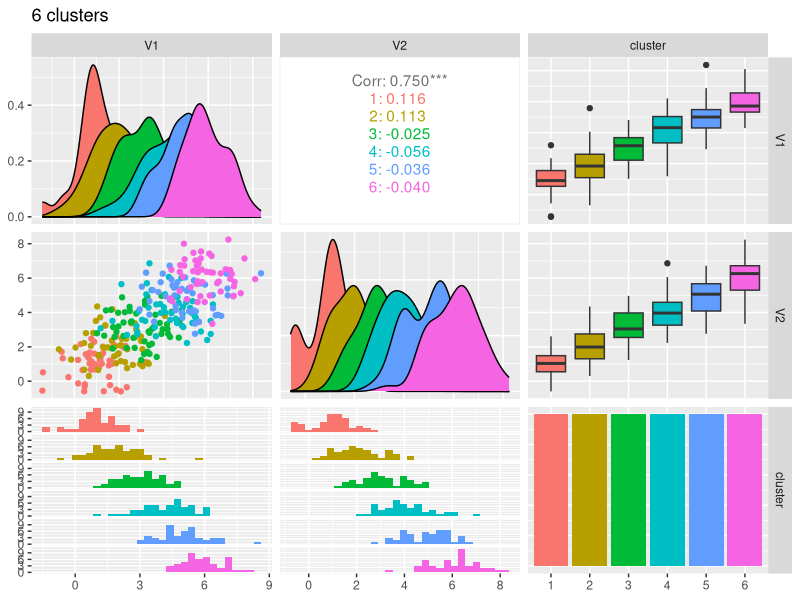
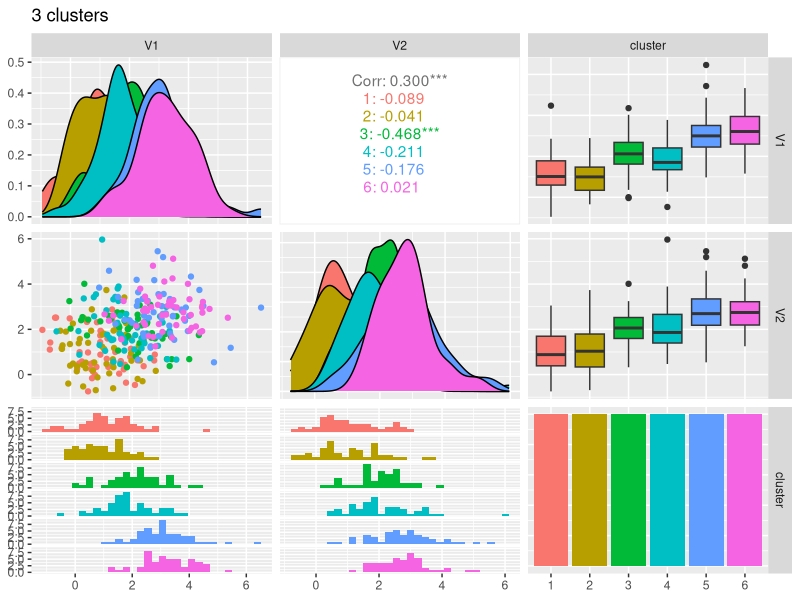
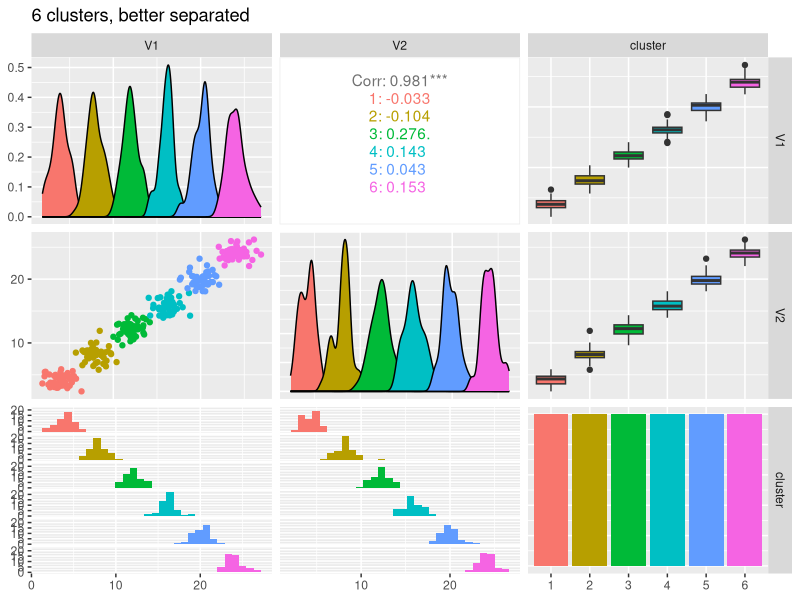

Write R code to recreate these figures, in order.
#################################
####### Synthetic examples ######
######## Nested clusters ########
#################################

rm(list=ls())

library(MASS)
library(ggplot2)
library(GGally)
library(reshape)

### Primo caso: sei cluster, sei diversi valori di rho

n_experiments <- 100
n_separation_levels <- 1
n_types <- 3
n_variables <- 2
n_obs_per_cluster <- 50
n_clusters <- 6

N <- n_obs_per_cluster*n_clusters
P <- n_variables
data <- array(NA, c(N, P, n_types, n_experiments))

Sigma <- diag(n_variables)

i = 3 # Medium separation level
for(j in 1:n_experiments){
  mu = rep(NA, N)
  for(k in 1:n_clusters){
    for(t in 1:(n_types-1)){
      for(k in 1:(n_clusters/t)){
          mu = rep(k*(i-1)/2, n_variables)
      data[((k-1)*n_obs_per_cluster*t+1):(k*n_obs_per_cluster*t),,t,j] <- mvrnorm(n = n_obs_per_cluster*t, mu, Sigma)
      }
    }
  }
}

i = 9 # Higher separation level
t = 1 # Only for dataset containing 6 clusters
for(j in 1:n_experiments){
  mu = rep(NA, N)
  for(k in 1:n_clusters){
      for(k in 1:(n_clusters/t)){
        mu = rep(k*(i-1)/2, n_variables)
        data[((k-1)*n_obs_per_cluster*t+1):(k*n_obs_per_cluster*t),,3,j] <- mvrnorm(n = n_obs_per_cluster*t, mu, Sigma)
      }
    }
  }

t = 1 # 6 clusters
uno <- rep(1, n_obs_per_cluster)
cluster_labels <- c(uno, uno*2, uno*3, uno*4, uno*5, uno*6)

dataset_example <- data[,,t,1]
example6_dataframe <- as.data.frame(dataset_example)
example6_dataframe$cluster <- as.factor(cluster_labels)
ggpairs(data=example6_dataframe, # data.frame with variables
        # columns=c(1,4,7), # columns to plot, default to all.
        title="6 clusters",  # title of the plot
        mapping=ggplot2::aes(colour = cluster))
ggsave("synthetic-data-c1.pdf", width = 7, height = 7)

t = 2
dataset_example <- data[,,t,1]
example3_dataframe <- as.data.frame(dataset_example)
example3_dataframe$cluster <- as.factor(cluster_labels)
ggpairs(data=example3_dataframe, # data.frame with variables
        # columns=c(1,2,6), # columns to plot, default to all.
        title="3 clusters", # title of the plot
        mapping = ggplot2::aes(colour= cluster))
ggsave("synthetic-data-c2.pdf", width = 7, height = 7)

t = 3
dataset_example <- data[,,t,1]
example6plus_dataframe <- as.data.frame(dataset_example)
example6plus_dataframe$cluster <- as.factor(cluster_labels)
ggpairs(data=example6plus_dataframe, # data.frame with variables
        # columns=c(1,2,6), # columns to plot, default to all.
        title="6 clusters, better separated", # title of the plot
        mapping = ggplot2::aes(colour= cluster))
ggsave("synthetic-data-c3.pdf", width = 7, height = 7)

save(data, file = "synthetic-data-c.RData")
